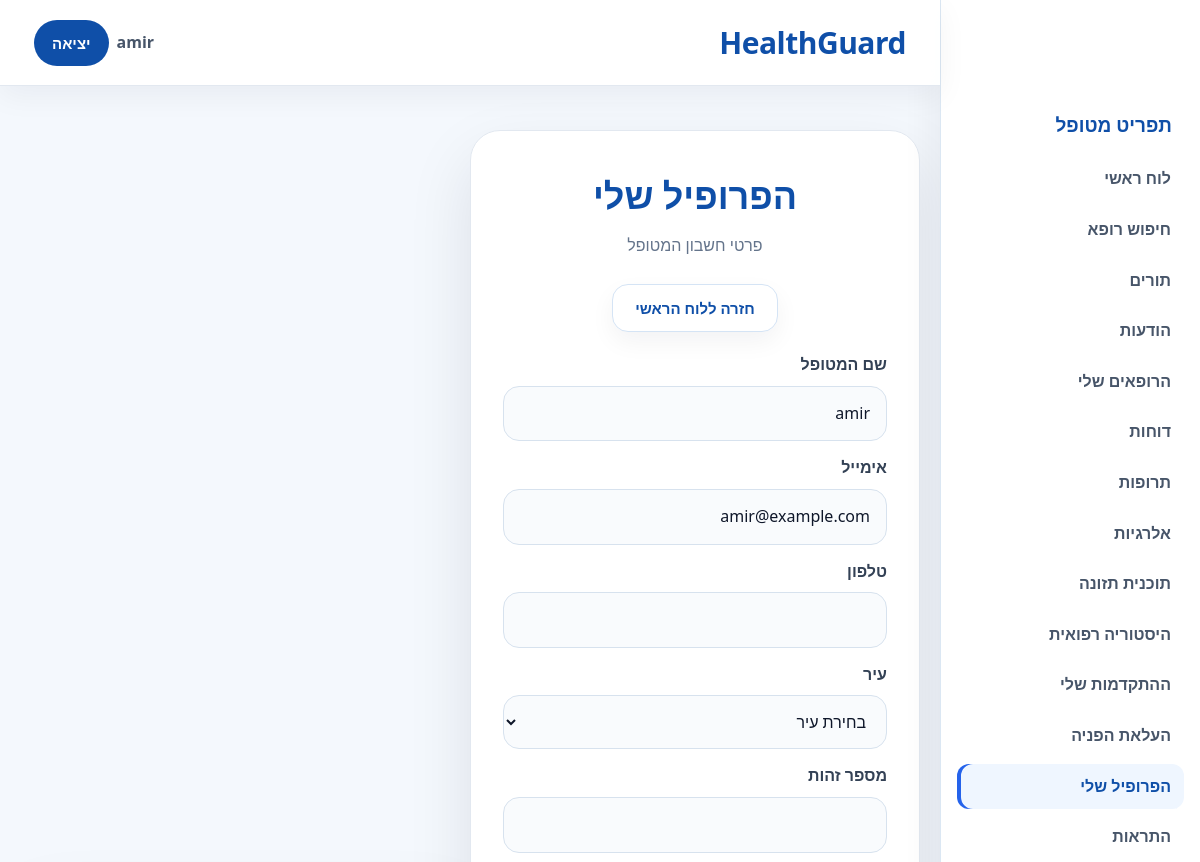
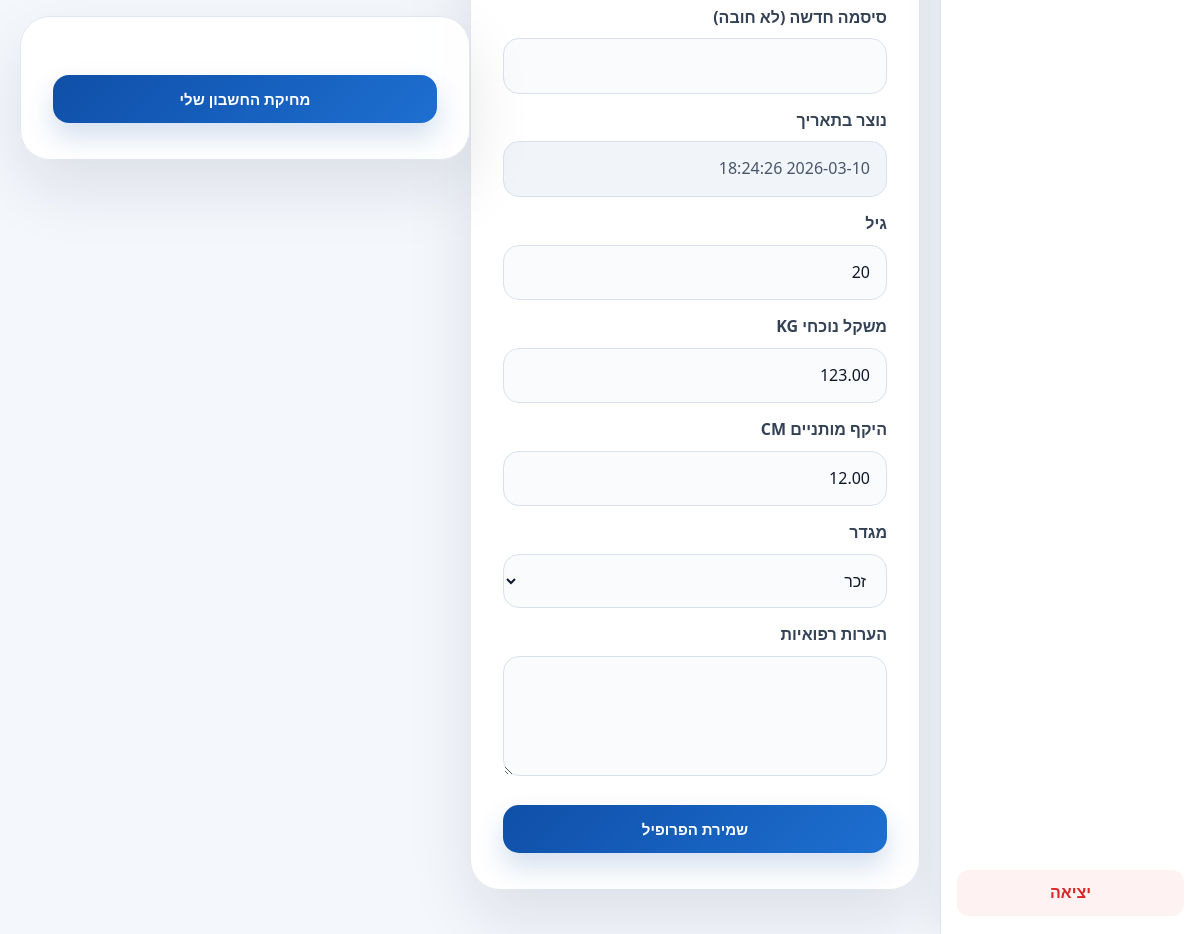
The page /patient/my_profile.php (signed in) on the database its author committed (2 pictures, top to bottom).
### tables this page shows
CREATE TABLE `patients` (
  `patient_id` int(11) NOT NULL,
  `user_id` int(11) NOT NULL,
  `age` int(11) DEFAULT NULL,
  `gender` enum('male','female','other') DEFAULT NULL,
  `medical_notes` text DEFAULT NULL,
  `current_weight` decimal(5,2) DEFAULT NULL,
  `waist_cm` decimal(5,2) DEFAULT NULL
);

CREATE TABLE `users` (
  `user_id` int(11) NOT NULL,
  `name` varchar(100) NOT NULL,
  `role` enum('patient','doctor','admin','secretary') NOT NULL,
  `email` varchar(100) NOT NULL,
  `password` varchar(255) NOT NULL,
  `city` varchar(80) DEFAULT NULL,
  `created_at` timestamp NULL DEFAULT current_timestamp()
);

### patient/my_profile.php (the view, shortened to what this page needs)
<?php
$conn = OpenCon();
$user_id = $_SESSION['user_id'];
$sql = "SELECT
            users.name,
            users.email,
            users.phone,
            users.national_id,
            users.city,
            users.created_at,
            patients.age,
            patients.gender,
            patients.medical_notes,
            patients.current_weight,
            patients.waist_cm
        FROM users
        LEFT JOIN patients
            ON users.user_id=patients.user_id
        WHERE users.user_id='$user_id'
        AND users.role='patient'";
$result = mysqli_query($conn, $sql);
$patient = mysqli_fetch_assoc($result);
$patient_name = $patient['name'] ?? '';
$patient_email = $patient['email'] ?? '';
$patient_phone = $patient['phone'] ?? '';
$patient_national_id = $patient['national_id'] ?? '';
$patient_created_at = $patient['created_at'] ?? '';
$patient_age = $patient['age'] ?? '';
$patient_gender = $patient['gender'] ?? '';
$patient_medical_notes = $patient['medical_notes'] ?? '';
$patient_weight = $patient['current_weight'] ?? '';
$patient_waist = $patient['waist_cm'] ?? '';
$male_selected = '';
if ($patient_gender == 'male') {
    $male_selected = 'selected';
} elseif ($patient_gender == 'female') {
    $female_selected = 'selected';
} elseif ($patient_gender == 'other') {
    $other_selected = 'selected';
}
?>
<!DOCTYPE html>
<html lang="he" dir="rtl">
<head>
    <link rel="stylesheet" href="/HealthGuard/style.css">
</head>
<body class="patient-page">
<?php include("../navbar.php"); ?>
<div class="form-container">
    <form class="form-box" method="POST">
        <h2>הפרופיל שלי</h2>
        <p class="subtitle">פרטי חשבון המטופל</p>
        <div class="hero-actions" style="justify-content:center; margin-bottom:20px;">
            <a href="/HealthGuard/patient/patient_dashboard.php" class="secondary-btn">חזרה ללוח הראשי</a>
        </div>
        <label>שם המטופל</label>
        <input type="text" name="name" value="<?php echo $patient_name; ?>" required>
        <label>אימייל</label>
        <input type="email" name="email" value="<?php echo $patient_email; ?>" required>
        <label>טלפון</label>
        <input type="text" name="phone" value="<?php echo $patient_phone; ?>">
        <label>עיר</label>
        <select name="city" required>
            <option value="">בחירת עיר</option>
        </select>
        <label>מספר זהות</label>
        <input type="text" name="national_id" value="<?php echo $patient_national_id; ?>">
        <label>סיסמה חדשה (לא חובה)</label>
        <input type="password" name="new_password">
        <label>נוצר בתאריך</label>
        <input type="text" value="<?php echo $patient_created_at; ?>" readonly>
        <label>גיל</label>
        <input type="number" name="age" value="<?php echo $patient_age; ?>">
        <label>משקל נוכחי KG</label>
        <input type="number" step="0.1" name="current_weight" value="<?php echo $patient_weight; ?>">
        <label>היקף מותניים CM</label>
        <input type="number" step="0.1" name="waist_cm" value="<?php echo $patient_waist; ?>">
        <label>מגדר</label>
        <select name="gender">
            <option value="male" <?php echo $male_selected; ?>>זכר</option>
        </select>
        <label>הערות רפואיות</label>
        <textarea name="medical_notes"><?php echo $patient_medical_notes; ?></textarea>
        <button type="submit">שמירת הפרופיל</button>
    </form>
    <form class="form-box" method="POST" style="margin-top:18px;"
          onsubmit="return confirm('למחוק את החשבון ואת כל הנתונים שלו?');">
        <button class="danger-btn" name="delete_account">מחיקת החשבון שלי</button>
    </form>
</div>
</body>
</html>

### style.css (style rules this page uses)
* { margin: 0; padding: 0; box-sizing: border-box; }
html, body { min-height: 100%; font-family: "Segoe UI", Tahoma, Geneva, Verdana, sans-serif; scroll-behavior: smooth; }
html[dir="rtl"] body { direction: rtl; text-align: right; }
body { background: #f5f8fc; color: #1e293b; line-height: 1.6; }
a { text-decoration: none; transition: 0.25s ease; }
button, input, select, textarea { font: inherit; }
body.has-app-sidebar { padding-right: 260px; }
.primary-btn, .secondary-btn, .danger-btn, button, a.primary-btn, a.secondary-btn, a.danger-btn { display: inline-flex !important; align-items: center !important; justify-content: center !important; text-decoration: none !important; font-weight: 800 !important; font-size: 15px !important; line-height: 1 !important; cursor: pointer !important; border-radius: 16px !important; padding: 12px 22px !important; min-height: 48px !important; transition: 0.25s ease !important; border: none; }
.primary-btn, a.primary-btn, button { background: linear-gradient(135deg, #2563eb, #0ea5e9) !important; color: #ffffff !important; }
.secondary-btn, a.secondary-btn { background: #ffffff !important; color: #1e293b !important; border: 1px solid #d9e4ef !important; box-shadow: 0 10px 24px rgba(15, 23, 42, 0.05) !important; }
.danger-btn, a.danger-btn { background: linear-gradient(135deg, #ef4444, #dc2626) !important; color: #ffffff !important; border: none !important; box-shadow: 0 12px 24px rgba(220, 38, 38, 0.18) !important; }
.hero-actions { display: flex; justify-content: center; align-items: center; gap: 14px; flex-wrap: wrap; }
.form-container { min-height: calc(100vh - 86px); display: flex; justify-content: center; align-items: center; padding: 44px 20px; position: relative; }
.form-box { width: 100%; max-width: 580px; border-radius: 30px; padding: 36px 32px; background: rgba(255,255,255,0.96); border: 1px solid #e2e8f0; box-shadow: 0 28px 65px rgba(15, 23, 42, 0.10); }
.form-box h2 { text-align: center; font-size: 36px; font-weight: 900; margin-bottom: 8px; }
.subtitle { text-align: center; color: #64748b; font-size: 16px; margin-bottom: 26px; }
.form-box label { display: block; margin-top: 14px; margin-bottom: 8px; font-weight: 800; color: #334155; }
.form-box input, .form-box select, .form-box textarea { width: 100%; padding: 14px 16px; border-radius: 16px; border: 1px solid #d7e2ee; background: #f9fbfd; outline: none; color: #0f172a; transition: 0.25s ease; }
.form-box textarea { min-height: 120px; resize: vertical; }
.form-box button { width: 100%; margin-top: 22px; color: #ffffff !important; background: linear-gradient(135deg, #2563eb, #0ea5e9) !important; box-shadow: 0 12px 24px rgba(37, 99, 235, 0.20) !important; }
input[readonly] { background: #f1f5f9; color: #475569; }
.patient-page { background: #f4f8fd; min-height: 100vh; }
.patient-page .primary-btn, .patient-page button { background: linear-gradient(135deg, #0f4fa8, #1d6fd1) !important; color: #ffffff !important; box-shadow: 0 14px 28px rgba(15, 79, 168, 0.18) !important; }
.patient-page .secondary-btn { color: #0f4fa8 !important; border-color: #d5e4f5 !important; }
.patient-page .section-title, .patient-page .form-box h2, .patient-page .card h3 { color: #0f4fa8; }

### rows shown on the page
patients: name "amir", email "amir@example.com", user.created_at "2026-03-10 18:24:26", age "20", current_weight "123.00", waist_cm "12.00"

### other values the page prints
$site_name "HealthGuard"
$_SESSION['name'] "amir"
$role_labels[$_SESSION['role']] "מטופל"
$label "לוח ראשי"
$label "חיפוש רופא"
$label "תורים"
$label "הודעות"
$label "הרופאים שלי"
$label "דוחות"
$label "תרופות"
$label "אלרגיות"
$label "תוכנית תזונה"
$label "היסטוריה רפואית"
$label "ההתקדמות שלי"
$label "העלאת הפניה"
